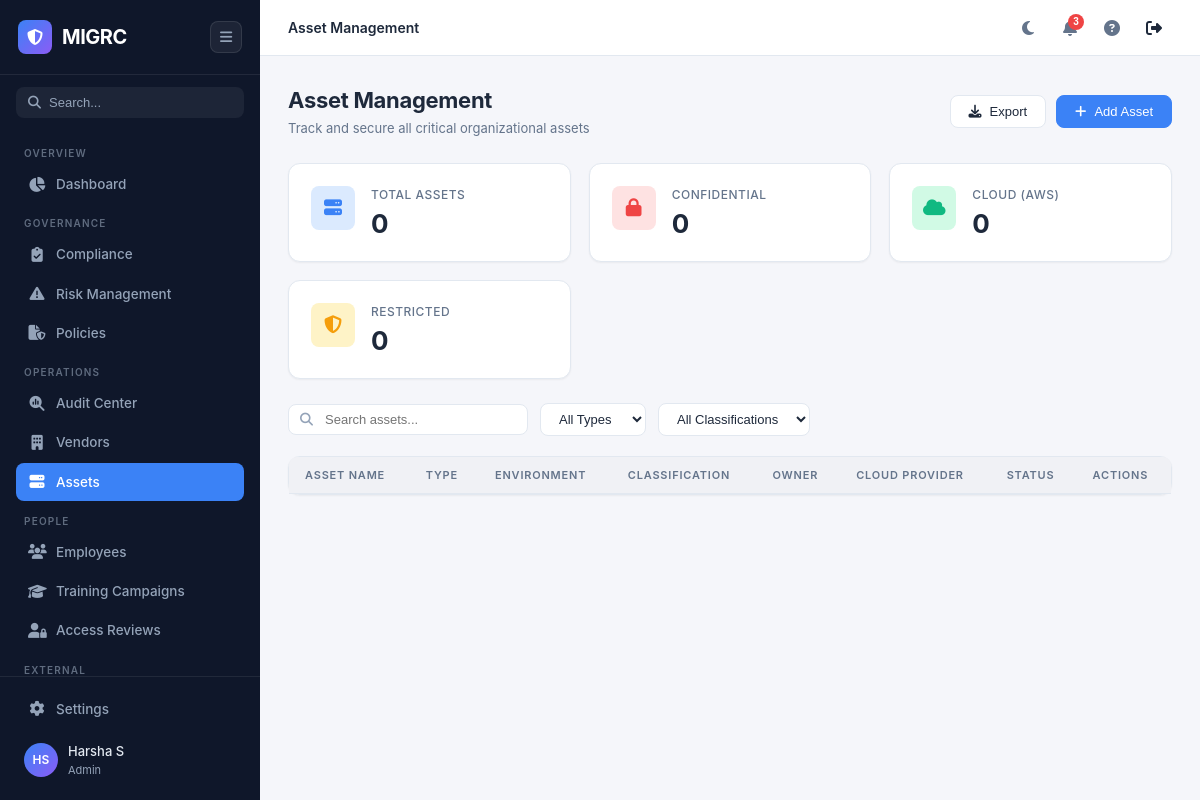
Screenshot of /assets (signed in) with the database file from the repository.
### app/models.py (models this page shows, shortened)
class User(UserMixin, db.Model):
    __tablename__ = 'users'
    id = db.Column(db.Integer, primary_key=True)
    email = db.Column(db.String(120), unique=True, nullable=False, index=True)
    password_hash = db.Column(db.String(256), nullable=False)
    name = db.Column(db.String(100), nullable=False)
    role = db.Column(db.String(30), nullable=False, default='Viewer')
    is_active_user = db.Column(db.Boolean, default=True)
    created_at = db.Column(db.DateTime, default=datetime.utcnow)
    last_login = db.Column(db.DateTime)
    @property
    def is_active(self):
        return self.is_active_user

### app/routes/assets.py (the view)
@assets_bp.route('/assets')
@login_required
def assets():
    all_assets = Asset.query.all()
    return render_template('assets.html', page='assets', assets=all_assets,
        asset_dicts=[a.to_dict() for a in all_assets])

### templates/assets.html (shortened to what this page needs)
{% extends "base.html" %}
{% block breadcrumb %}<span>Asset Management</span>{% endblock %}
{% block content %}
<div class="page-header">
    <div>
        <h1>Asset Management</h1>
        <p>Track and secure all critical organizational assets</p>
    </div>
    <div class="page-actions">
        <button class="btn btn-secondary"><i class="fas fa-download"></i> Export</button>
        <button class="btn btn-primary" onclick="showAddAssetModal()"><i class="fas fa-plus"></i> Add Asset</button>
    </div>
</div>
<div class="stats-grid">
    <div class="stat-card">
        <div class="stat-icon blue"><i class="fas fa-server"></i></div>
        <div class="stat-info">
            <div class="stat-label">Total Assets</div>
            <div class="stat-value">{{ assets|length }}</div>
        </div>
    </div>
    <div class="stat-card">
        <div class="stat-icon red"><i class="fas fa-lock"></i></div>
        <div class="stat-info">
            <div class="stat-label">Confidential</div>
            <div class="stat-value">{{ assets|selectattr('classification', 'equalto', 'Confidential')|list|length }}</div>
        </div>
    </div>
    <div class="stat-card">
        <div class="stat-icon green"><i class="fas fa-cloud"></i></div>
        <div class="stat-info">
            <div class="stat-label">Cloud (AWS)</div>
            <div class="stat-value">{{ assets|selectattr('cloud_provider', 'equalto', 'AWS')|list|length }}</div>
        </div>
    </div>
    <div class="stat-card">
        <div class="stat-icon orange"><i class="fas fa-shield-halved"></i></div>
        <div class="stat-info">
            <div class="stat-label">Restricted</div>
            <div class="stat-value">{{ assets|selectattr('classification', 'equalto', 'Restricted')|list|length }}</div>
        </div>
    </div>
</div>
<div class="toolbar">
    <div class="search-input-wrapper">
        <i class="fas fa-search"></i>
        <input type="text" class="filter-input" placeholder="Search assets..." id="assetSearch" oninput="filterAssets()">
    </div>
    <select class="filter-select" id="assetTypeFilter" onchange="filterAssets()">
        <option value="">All Types</option>
    </select>
    <select class="filter-select" id="assetClassFilter" onchange="filterAssets()">
        <option value="">All Classifications</option>
    </select>
</div>
<div class="card">
    <div class="card-body no-padding">
        <div class="table-container">
            <table id="assetTable">
                <thead>
                    <tr>
                        <th>Asset Name</th>
                        <th>Type</th>
                        <th>Environment</th>
                        <th>Classification</th>
                        <th>Owner</th>
                        <th>Cloud Provider</th>
                        <th>Status</th>
                        <th>Actions</th>
                    </tr>
                </thead>
            </table>
        </div>
    </div>
</div>
{% endblock %}

### templates/base.html (shortened to what this page needs)
<!DOCTYPE html>
<html lang="en" data-theme="light">
<head>
    <link rel="stylesheet" href="{{ url_for('static', filename='css/style.css') }}">
    <link rel="stylesheet" href="https://cdnjs.cloudflare.com/ajax/libs/font-awesome/6.5.1/css/all.min.css">
</head>
<body>
    <aside class="sidebar" id="sidebar">
        <div class="sidebar-header">
            <div class="logo">
                <div class="logo-icon"><i class="fas fa-shield-halved"></i></div>
                <span class="logo-text">MIGRC</span>
            </div>
            <button class="sidebar-toggle" id="sidebarToggle">
                <i class="fas fa-bars"></i>
            </button>
        </div>
        <div class="sidebar-search">
            <div class="search-box">
                <i class="fas fa-search"></i>
                <input type="text" placeholder="Search..." id="sidebarSearch">
            </div>
        </div>
        <nav class="sidebar-nav">
            <div class="nav-section">
                <span class="nav-section-title">Overview</span>
                <a href="/" class="nav-item {% if page == 'dashboard' %}active{% endif %}">
                    <i class="fas fa-chart-pie"></i>
                    <span>Dashboard</span>
                </a>
            </div>
            <div class="nav-section">
                <span class="nav-section-title">Governance</span>
                <a href="/compliance" class="nav-item {% if page == 'compliance' %}active{% endif %}">
                    <i class="fas fa-clipboard-check"></i>
                    <span>Compliance</span>
                </a>
                <a href="/risks" class="nav-item {% if page == 'risks' %}active{% endif %}">
                    <i class="fas fa-exclamation-triangle"></i>
                    <span>Risk Management</span>
                </a>
                <a href="/policies" class="nav-item {% if page == 'policies' %}active{% endif %}">
                    <i class="fas fa-file-shield"></i>
                    <span>Policies</span>
                </a>
            </div>
            <div class="nav-section">
                <span class="nav-section-title">Operations</span>
                <a href="/audits" class="nav-item {% if page == 'audits' %}active{% endif %}">
                    <i class="fas fa-magnifying-glass-chart"></i>
                    <span>Audit Center</span>
                </a>
                <a href="/vendors" class="nav-item {% if page == 'vendors' %}active{% endif %}">
                    <i class="fas fa-building"></i>
                    <span>Vendors</span>
                </a>
                <a href="/assets" class="nav-item {% if page == 'assets' %}active{% endif %}">
                    <i class="fas fa-server"></i>
                    <span>Assets</span>
                </a>
            </div>
            <div class="nav-section">
                <span class="nav-section-title">People</span>
                <a href="/people/employees" class="nav-item {% if page == 'employees' %}active{% endif %}">
                    <i class="fas fa-users"></i>
                    <span>Employees</span>
                </a>
                <a href="/people/training-campaigns" class="nav-item {% if page == 'training_campaigns' %}active{% endif %}">
                    <i class="fas fa-graduation-cap"></i>
                    <span>Training Campaigns</span>
                </a>
                <a href="/people/access-reviews" class="nav-item {% if page == 'access_reviews' %}active{% endif %}">
                    <i class="fas fa-user-lock"></i>
                    <span>Access Reviews</span>
                </a>
            </div>
            <div class="nav-section">
                <span class="nav-section-title">External</span>
            </div>
        </nav>
        <div class="sidebar-footer">
            <a href="/settings" class="nav-item {% if page == 'settings' %}active{% endif %}">
                <i class="fas fa-gear"></i>
                <span>Settings</span>
            </a>
            <div class="user-profile">
                <div class="avatar">{{ current_user.name.split()[0][0] }}{{ current_user.name.split()[-1][0] if ' ' in current_user.name else '' }}</div>
                <div class="user-info">
                    <span class="user-name">{{ current_user.name }}</span>
                    <span class="user-role">{{ current_user.role }}</span>
                </div>
            </div>
        </div>
    </aside>
    <main class="main-content" id="mainContent">
        <header class="topbar">
            <div class="topbar-left">
                <div class="breadcrumb">
                    {% block breadcrumb %}{% endblock %}
                </div>
            </div>
            <div class="topbar-right">
                <button class="topbar-btn" id="themeToggle" title="Toggle theme">
                    <i class="fas fa-moon"></i>
                </button>
                <button class="topbar-btn" title="Notifications">
                    <span class="notification-badge">3</span>
                </button>
                <button class="topbar-btn" title="Help">
                    <i class="fas fa-question-circle"></i>
                </button>
                <a href="/logout" class="topbar-btn" title="Logout" style="text-decoration:none;color:inherit;">
                    <i class="fas fa-right-from-bracket"></i>
                </a>
            </div>
        </header>
        <div class="page-content">
            {% block content %}{% endblock %}
        </div>
    </main>
</body>
</html>

### rows the page displays
User: name "H", name "S", name "Harsha S", role "Admin"

### other values shown
{{ assets|length }} "0"
{{ assets|selectattr('cloud_provider', 'equalto', 'AWS')|list|length }} "0"
